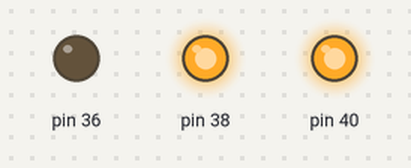
The program below on a simulated Raspberry Pi (header pin numbers). Parts: output pins drawn as LEDs (lit = HIGH).

Above: at 0.5 s.
At 2.5 s:
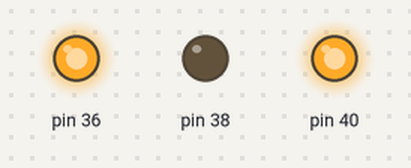
At 4.5 s:
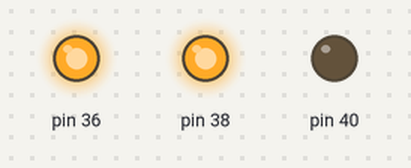
At 5.5 s:
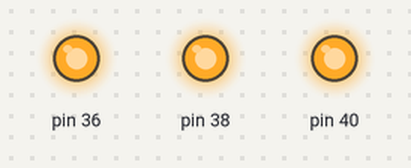
Timing chart, 0 to 7.8 s (numbered marks = the images above):
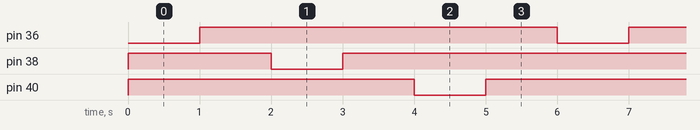

Measured:
- by itself, pin 36: alternates HIGH for 5.0 s and LOW for 1.0 s
- by itself, pin 38, pin 40: repeats every 6.0 s: LOW 1.0 s, HIGH 5.0 s
- by itself, everything shown: repeats every 6.0 s, in 6 steps

The program:

practica2ejercicio1a.py
```python
# Ejercicio 1. Uso de colores

# a) En primer lugar, modifica convenientemente el programa para que
# pueda gestionar el encendido y apagado de los tres colores primarios.

import time, sys
import RPi.GPIO as GPIO

rojoPin = 36
azulPin = 38
verdePin = 40

def encender(pin):
    GPIO.setmode(GPIO.BOARD)
    GPIO.setup(pin, GPIO.OUT)
    GPIO.output(pin, GPIO.LOW)

def apagar(pin):
    GPIO.setmode(GPIO.BOARD)
    GPIO.setup(pin, GPIO.OUT)
    GPIO.output(pin, GPIO.HIGH)

def encenderRojo():
    encender(rojoPin)
    apagar(azulPin)
    apagar(verdePin)

def apagarRojo():
    apagar(rojoPin)

def encenderAzul():
    encender(azulPin)
    apagar(rojoPin)
    apagar(verdePin)

def apagarAzul():
    apagar(azulPin)

def encenderVerde():
    encender(verdePin)
    apagar(azulPin)
    apagar(rojoPin)

def apagarVerde():
    apagar(verdePin)

def main():
    while True:
        encenderRojo()
        time.sleep(1)
        apagarRojo()
        time.sleep(1)
        encenderAzul()
        time.sleep(1)
        apagarAzul()
        time.sleep(1)
        encenderVerde()
        time.sleep(1)
        apagarVerde()
        time.sleep(1)
    return

if __name__ == '__main__':
    main()
```
